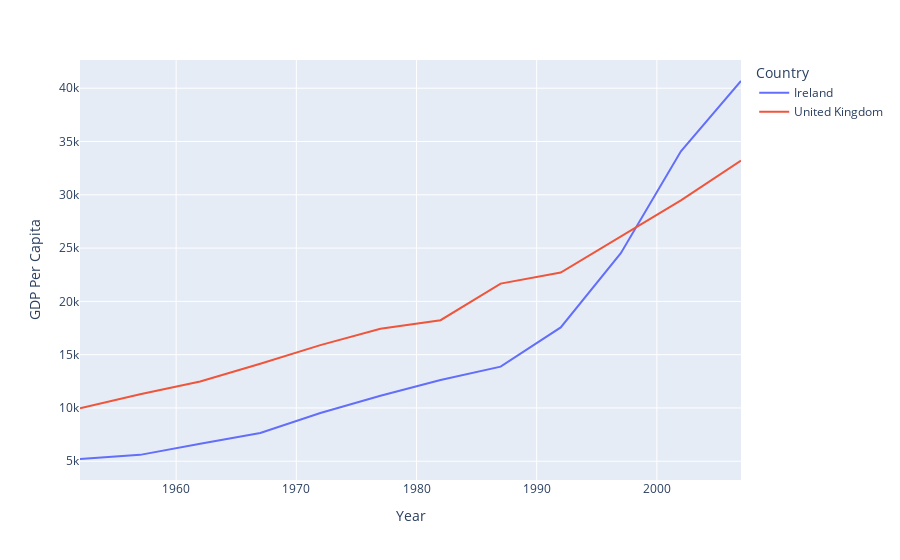

Notebook cell for this chart:
### Markdown cell above
### Line chart using Plotly Express (px), mulitple lines:

### Code cell
# Create line chart using Plotly Express
fig = px.line(df[(df['Country'] == 'Ireland') | (df['Country'] =='United Kingdom')],
              x='Year', y='GDP Per Capita', 
              color='Country')

# Set layout options
fig.update_layout(
    xaxis_title='Year',
    yaxis_title='GDP Per Capita'
)

# Display the plot
fig.show()

### Figure 1 — Plotly figure (JSON) as saved in the notebook; plotly's stock layout.template omitted (floating-point values rounded to 4 significant figures)
{"data": [{"hovertemplate": "Country=Ireland<br>Year=%{x}<br>GDP Per Capita=%{y}<extra></extra>", "legendgroup": "Ireland", "line": {"color": "#636efa", "dash": "solid"}, "marker": {"symbol": "circle"}, "mode": "lines", "name": "Ireland", "orientation": "v", "showlegend": true, "type": "scatter", "x": [1952, 1957, 1962, 1967, 1972, 1977, 1982, 1987, 1992, 1997, 2002, 2007], "xaxis": "x", "y": [5210.0, 5599.0, 6632.0, 7656.0, 9531.0, 11150.0, 12620.0, 13870.0, 17560.0, 24520.0, 34080.0, 40680.0], "yaxis": "y"}, {"hovertemplate": "Country=United Kingdom<br>Year=%{x}<br>GDP Per Capita=%{y}<extra></extra>", "legendgroup": "United Kingdom", "line": {"color": "#EF553B", "dash": "solid"}, "marker": {"symbol": "circle"}, "mode": "lines", "name": "United Kingdom", "orientation": "v", "showlegend": true, "type": "scatter", "x": [1952, 1957, 1962, 1967, 1972, 1977, 1982, 1987, 1992, 1997, 2002, 2007], "xaxis": "x", "y": [9980.0, 11280.0, 12480.0, 14140.0, 15900.0, 17430.0, 18230.0, 21660.0, 22710.0, 26070.0, 29480.0, 33200.0], "yaxis": "y"}], "layout": {"legend": {"title": {"text": "Country"}, "tracegroupgap": 0}, "margin": {"t": 60}, "xaxis": {"anchor": "y", "domain": [0, 1], "title": {"text": "Year"}}, "yaxis": {"anchor": "x", "domain": [0, 1], "title": {"text": "GDP Per Capita"}}}}
